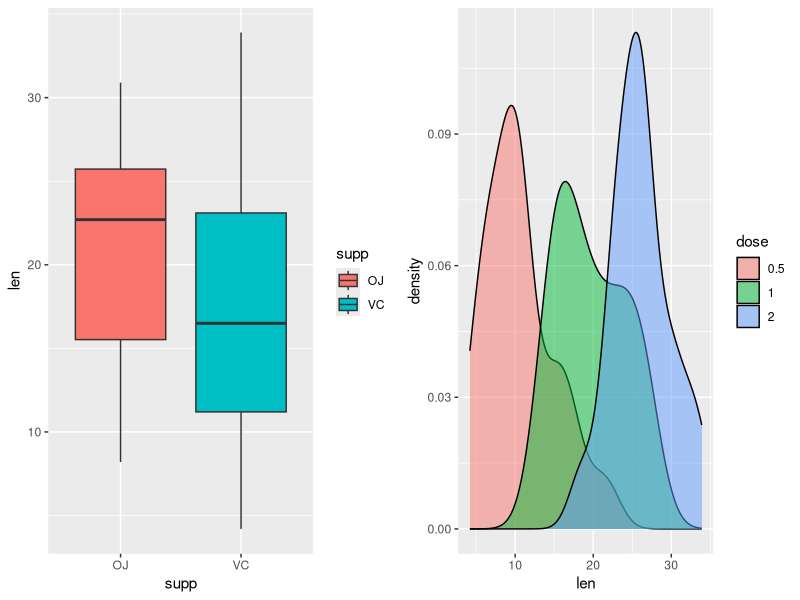
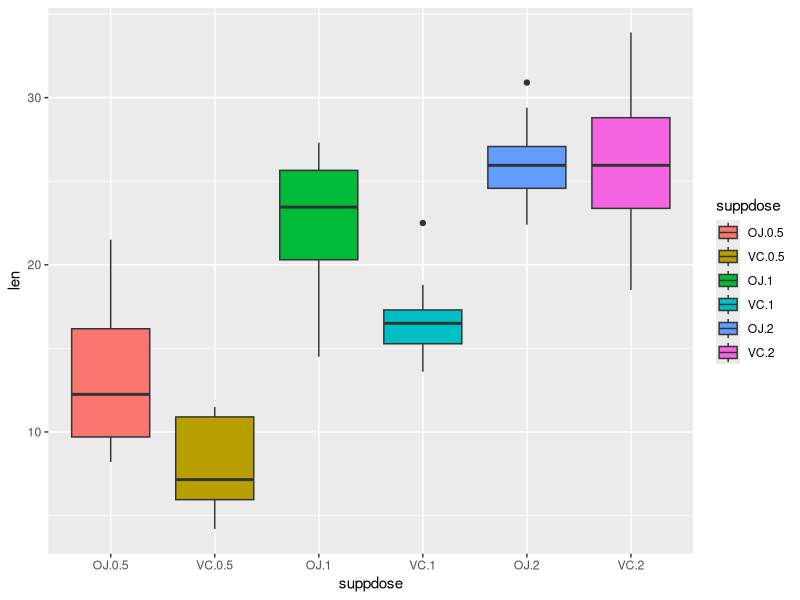

The R source for these figures, in order: (Note: this script raises an error after producing the figures.)
## ---- chunk 1
library(plyr)
library(ggplot2)
library(datasets)
library(grid)

data(ToothGrowth)
## ---- chunk 2
data<-data.frame(ToothGrowth)
str(data)
head(data)
## ---- chunk 3
data$supp <- factor(data$supp)
data$dose <- factor(data$dose)

p1 <- ggplot(data, aes(x=supp, y=len)) + geom_boxplot(aes(fill=supp))
p2 <- ggplot(data, aes(x=len, fill=dose)) + geom_density(alpha = 0.5)


pushViewport(viewport(layout = grid.layout(1, 2)))
print(p1, vp = viewport(layout.pos.row = 1, layout.pos.col = 1))
print(p2, vp = viewport(layout.pos.row = 1, layout.pos.col = 2))
## ---- chunk 4
data$suppdose <- interaction(data$supp, data$dose)

ggplot(aes(y=len, x = suppdose), data = data) + geom_boxplot(aes(fill=suppdose))
## ---- chunk 5
t1 <- t.test(len~supp, paired=F, var.equal=F, data=data)
t1.summary <- data.frame("p-value"=c(t1$p.value),"CI-Lower"=c(t1$conf[1]), "CI-Upper"=c(t1$conf[2]), 
     row.names=c("OJ vs. VC:  "))
round(t1.summary,4)
## ---- chunk 6
df05 <- subset(data, data$dose==.5)
df10 <- subset(data, data$dose==1)
df20 <- subset(data, data$dose==2)

t0510<- t.test(df05$len, df10$len, paired=F, var.equal=F)
t0520<- t.test(df05$len, df20$len, paired=F, var.equal=F)
t1020<- t.test(df10$len, df20$len, paired=F, var.equal=F)

t2.summary <- data.frame("p-value"=c(t0510$p.value,t0520$p.value,t1020$p.value), 
     "CI-Lower"=c(t0510$conf[1],t0520$conf[1],t1020$conf[1]),
     "CI-Upper"=c(t0510$conf[2],t0520$conf[2],t1020$conf[2]),
     row.names=c(".5mg vs 1mg: ", ".5mg vs 2mg: ","1mg vs 2mg: "))

round(t2.summary, 6)
## ---- chunk 7
t05 <- t.test(len~supp, paired=F, var.equal=F, data=df05)
t10 <- t.test(len~supp, paired=F, var.equal=F, data=df10)
t20 <- t.test(len~supp, paired=F, var.equal=F, data=df20)

t3.summary <- data.frame("p-value"=c(t05$p.value,t10$p.value,t20$p.value), 
     "CI-Lower"=c(t05$conf[1],t10$conf[1],t20$conf[1]),
     "CI-Upper"=c(t05$conf[2],t10$conf[2],t20$conf[2]),
     row.names=c(".5mg OJ vs. VC: ", "1mg OJ vs. VC: ","2mg OJ vs. VC: "))

round(t3.summary, 6)
